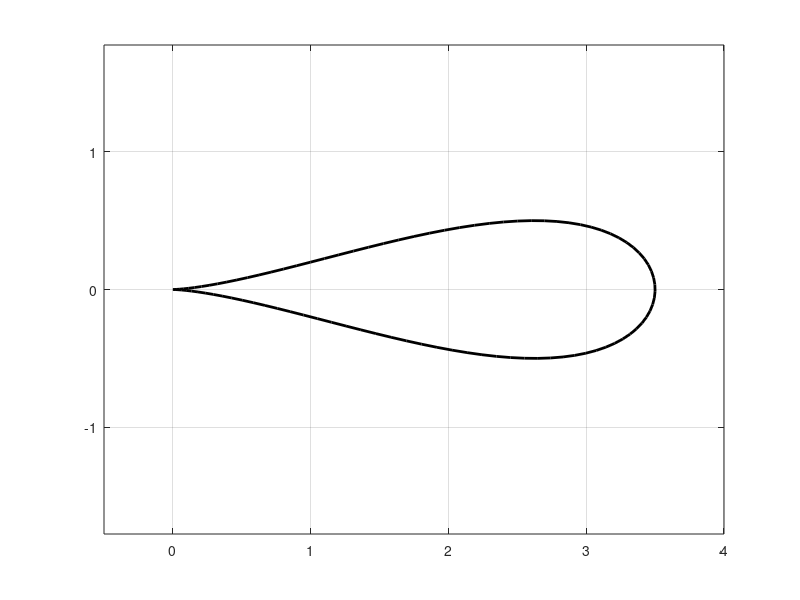
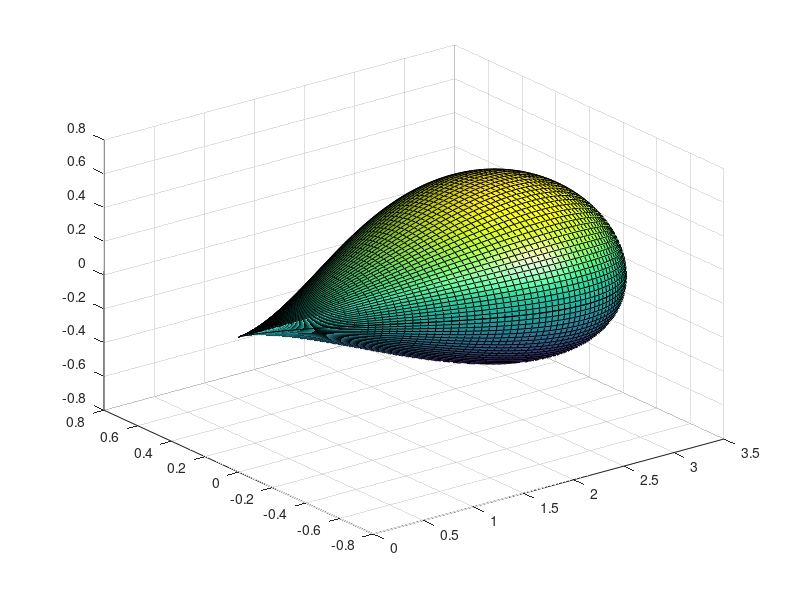

These charts were generated, in order, by the following MATLAB code: (Note: this script raises an error after producing the figures.)
%Written by Eclypse-Prime

close all;
clear;
clc;

%% 2D render

N1 = 100;

a = 7/4;
b = 2/(3*sqrt(3));
T1 = linspace(0,2*pi,N1);

X = a * (1 + sin(T1));
Y = b * cos(T1) .* (1 + sin(T1));

figure();
plot(X,Y,'black', 'LineWidth',2);
xlim([-0.5 4])
axis equal
grid on

%% 3D render

N2 = 100;

T2 = linspace(pi/2, 3*pi/2, N2);
theta = linspace(0,2*pi,N2);

X2 = a * (1 + sin(T2));
Y2 = b * cos(T2) .* (1 + sin(T2));

Xs = repmat(X2', size(theta));
Ys = Y2' * cos(theta);
Zs = Y2' * sin(theta);

figure();
grey = 0.75;
sl = surfl(Xs,Ys,Zs,'light');
sl(2).Color = 'w';
sl(1).FaceColor = [grey grey grey];
sl(1).EdgeColor = 'none';
axis equal
